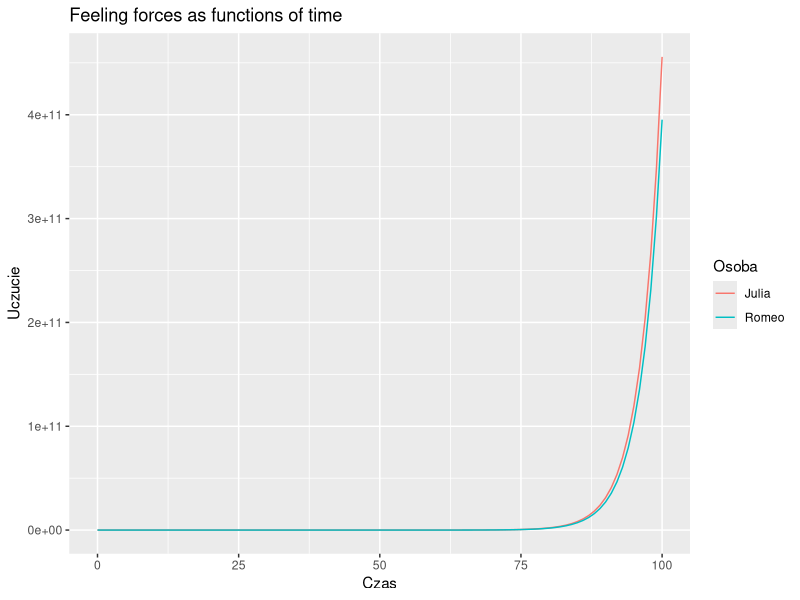
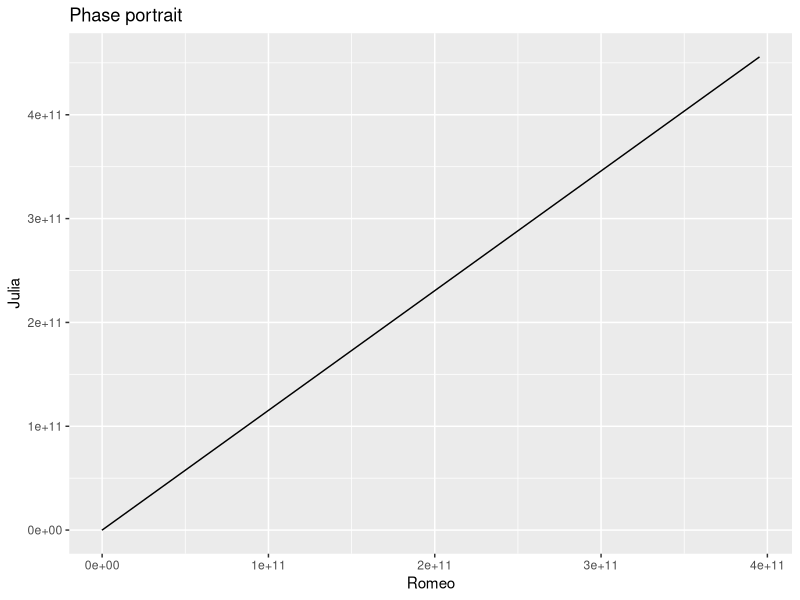
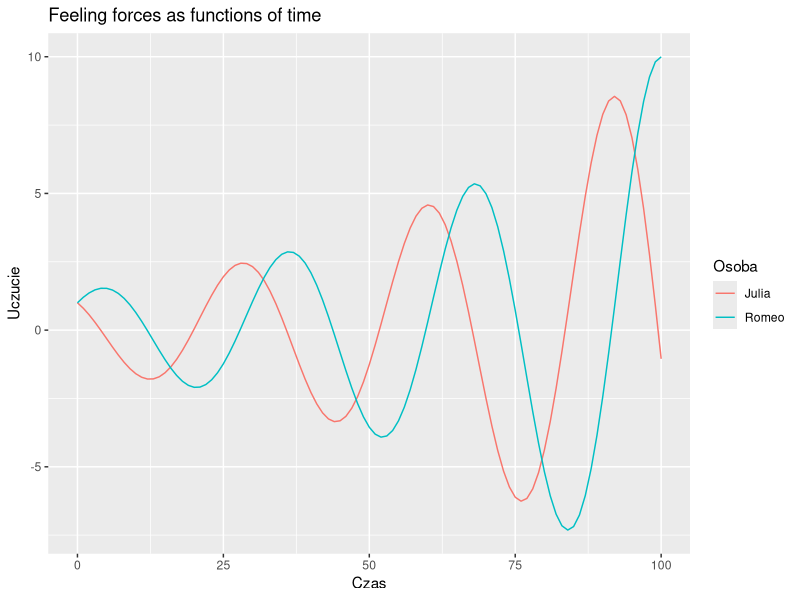
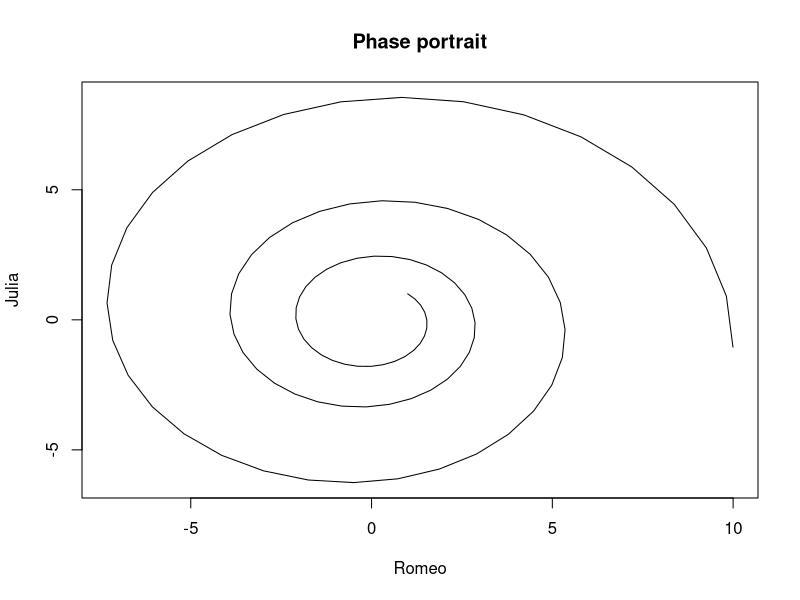
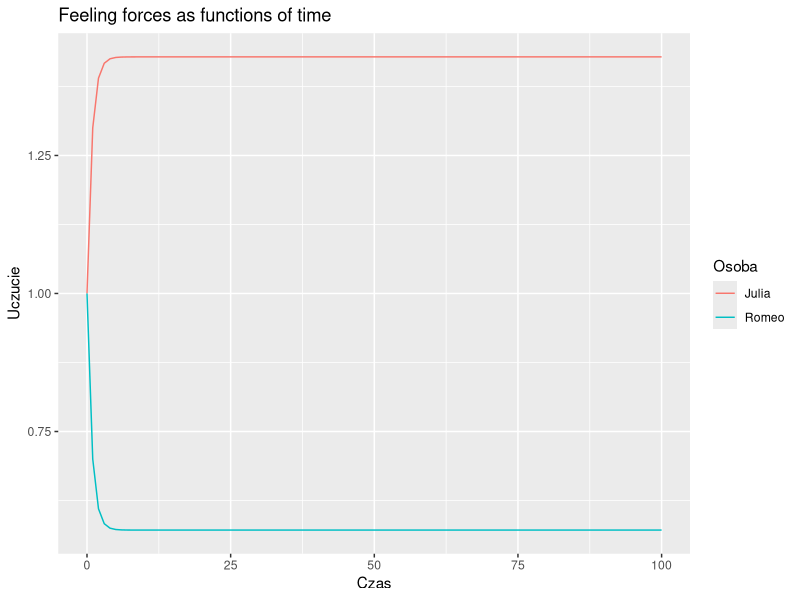
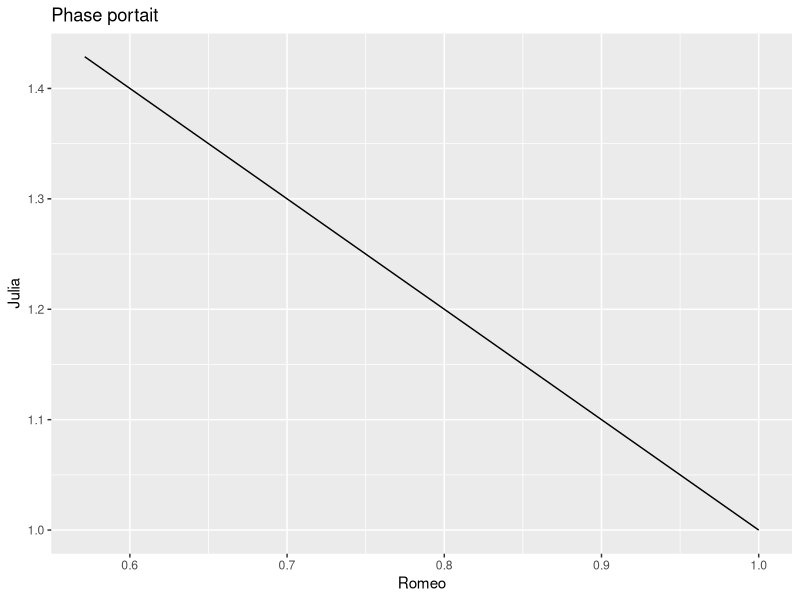

These figures' R source, in order:
## ---- chunk 1
knitr::opts_chunk$set(echo = TRUE)
## ---- chunk 2
library(ggplot2)

model <- function(x, y, a1, a2, b1, b2, time, delta){
  #x - starting point 1
  #y - starting point 2
  #a1 - coefficient 1 for x
  #a2 - coefficient 2 for x
  #b1 - coefficient 1 for y
  #b2 - coefficient 2 for y
  #time - period
  #delta - difference of period step
  
  # declare list to store results
  r <- rep(0, time+delta)
  l <- rep(0, time+delta)
  timestamp <- rep(0, time+delta)
  
  r[1] = x
  l[1] = y
  
  for (i in (1 + delta):(time+delta)){
    r[i] <- a1 * r[i-1] + a2 * l[i-1]
    l[i] <- b1 * l[i-1] + b2 * r[i-1]
    timestamp[i] <- timestamp[i-1]  + delta
  }
  
  result <- do.call(rbind, Map(data.frame, Czas = timestamp, Romeo = r, Julia = l))
  
  
  
  return(result)
}

reshape <- function(result){
  result_reshape = data.frame(Czas = result$Czas, Uczucie = c(result$Romeo, result$Julia),Osoba = c(rep("Romeo", nrow(result)), rep("Julia", nrow(result))))
  
  return(result_reshape)
}
## ---- chunk 3
# initial parameters
r_0 <- 1
l_0 <- 1
a_r <- 0.5
a_l <- 0.7
p_r <- 0.7
p_l <- 0.7
time <- 100
delta <- 1

s1 <- model(r_0, l_0, a_r, p_r, a_l, p_l, time, delta)
## ---- chunk 4
ggplot(reshape(s1), aes(Czas, Uczucie, col=Osoba)) + geom_line() + ggtitle("Feeling forces as functions of time")

ggplot(s1, aes(Romeo, Julia)) + geom_line() + ggtitle("Phase portrait")

## ---- chunk 5
# initial parameters
r_0 <- 1
l_0 <- 1
a_r <- 1.0
a_l <- 1.0
p_r <- 0.2
p_l <- -0.2
time <- 100
delta <- 1

s2 <- model(r_0, l_0, a_r, p_r, a_l, p_l, time, delta)
## ---- chunk 6
ggplot(reshape(s2), aes(Czas, Uczucie, col=Osoba)) + geom_line() + ggtitle("Feeling forces as functions of time")

attach(s2)
#ggplot(s2[order(s2$Romeo, s2$Julia), ], aes(Romeo, Julia)) + geom_point() + geom_line() + ggtitle("Portret fazowy")
plot(s2$Romeo, s2$Julia, type='l', xlab='Romeo', ylab='Julia', main='Phase portrait')
## ---- chunk 7
# initial parameters
r_0 <- 1
l_0 <- 1
a_r <- 0.5
a_l <- 0.8
p_r <- 0.2
p_l <- 0.5
time <- 100
delta <- 1

s3 <- model(r_0, l_0, a_r, p_r, a_l, p_l, time, delta)
## ---- chunk 8
ggplot(reshape(s3), aes(Czas, Uczucie, col=Osoba)) + geom_line() + ggtitle("Feeling forces as functions of time")

ggplot(s3, aes(Romeo, Julia)) + geom_line() + ggtitle("Phase portait")

